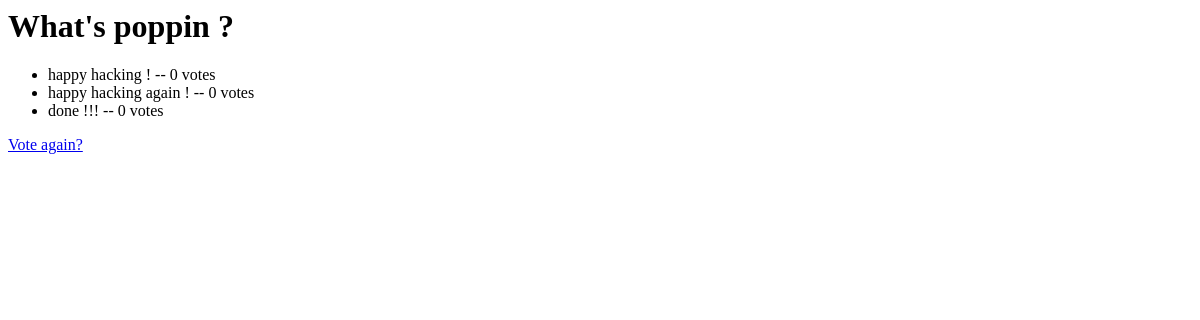
The app's page /polls/1/results/, older data.
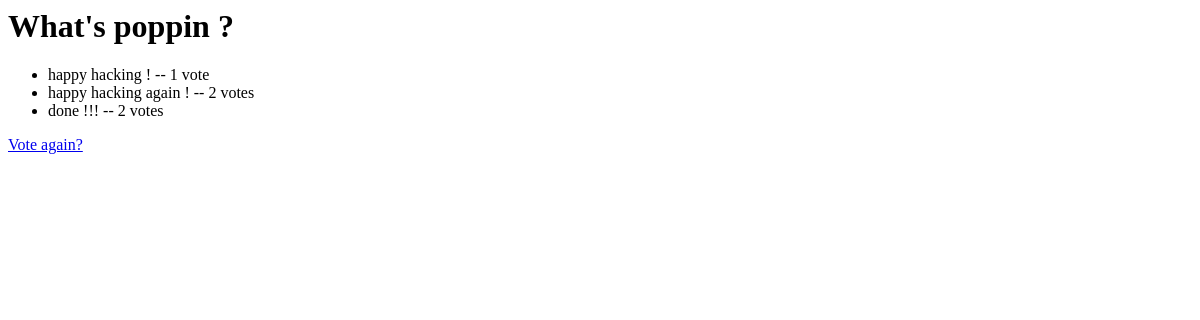
The same page, newer data.
### pollsApp/models.py (models this page shows, shortened)
class Choice(models.Model):
    question = models.ForeignKey(Questions, on_delete=models.CASCADE)
    choice_text = models.CharField(max_length=200)
    votes = models.IntegerField(default=0)

### pollsApp/views.py (the view)
# urls.py: path('<int:pk>/results/', views.ResultsView.as_view(), name="results"),
class ResultsView(generic.DetailView):
    template_name = "pollsApp/results.html"
    context_object_name = 'question'
    model = Questions

### pollsApp/templates/pollsApp/results.html
<h1>{{ question.question_text }}</h1>
<ul>
{% for choice in question.choice_set.all %}
    <li>{{ choice.choice_text }} -- {{ choice.votes }} vote{{ choice.votes|pluralize }}</li>
{% endfor %}
</ul>
<a href="{% url 'polls:details' question.id %}">Vote again?</a>

Row changes from the older to the newer data that the page shows:
changed Choice "happy hacking !": votes "0" → "1"
changed Choice "happy hacking again !": votes "0" → "2"
changed Choice "done !!!": votes "0" → "2"
